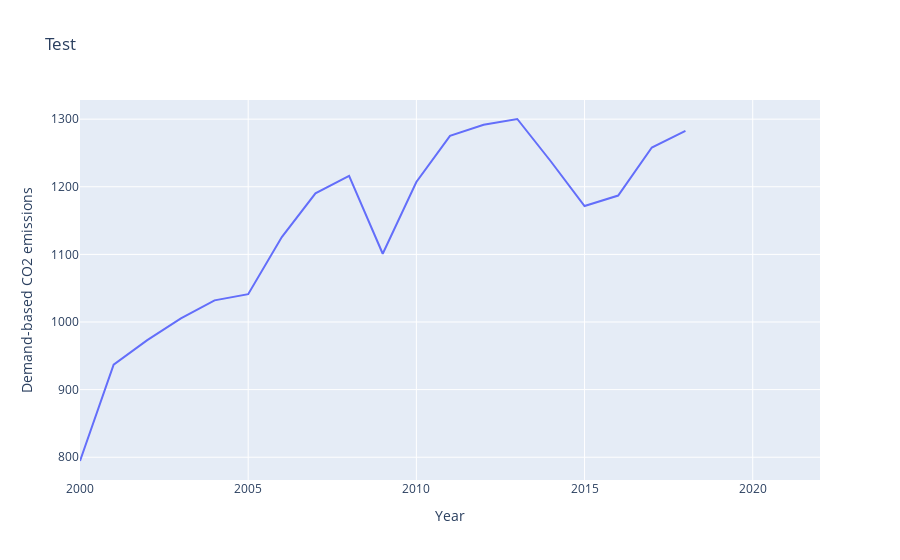

This figure's notebook cell:
### Code cell
figure = px.line(df_green[df_green['Country'] == 'Russia'], x='Year', y='Demand-based CO2 emissions', title='Test')

figure.show()

### Figure 1 — Plotly figure (JSON) as saved in the notebook; plotly's stock layout.template omitted (floating-point values rounded to 4 significant figures)
{"data": [{"hovertemplate": "Year=%{x}<br>Demand-based CO2 emissions=%{y}<extra></extra>", "legendgroup": "", "line": {"color": "#636efa", "dash": "solid"}, "marker": {"symbol": "circle"}, "mode": "lines", "name": "", "orientation": "v", "showlegend": false, "type": "scatter", "x": [2000, 2001, 2002, 2003, 2004, 2005, 2006, 2007, 2008, 2009, 2010, 2011, 2012, 2013, 2014, 2015, 2016, 2017, 2018, 2019, 2020, 2021, 2022], "xaxis": "x", "y": [794.4, 937.0, 973.2, 1005.0, 1032.0, 1041.0, 1126.0, 1190.0, 1216.0, 1101.0, 1207.0, 1275.0, 1292.0, 1300.0, 1237.0, 1172.0, 1187.0, 1258.0, 1283.0, null, null, null, null], "yaxis": "y"}], "layout": {"legend": {"tracegroupgap": 0}, "title": {"text": "Test"}, "xaxis": {"anchor": "y", "domain": [0, 1], "title": {"text": "Year"}}, "yaxis": {"anchor": "x", "domain": [0, 1], "title": {"text": "Demand-based CO2 emissions"}}}}
